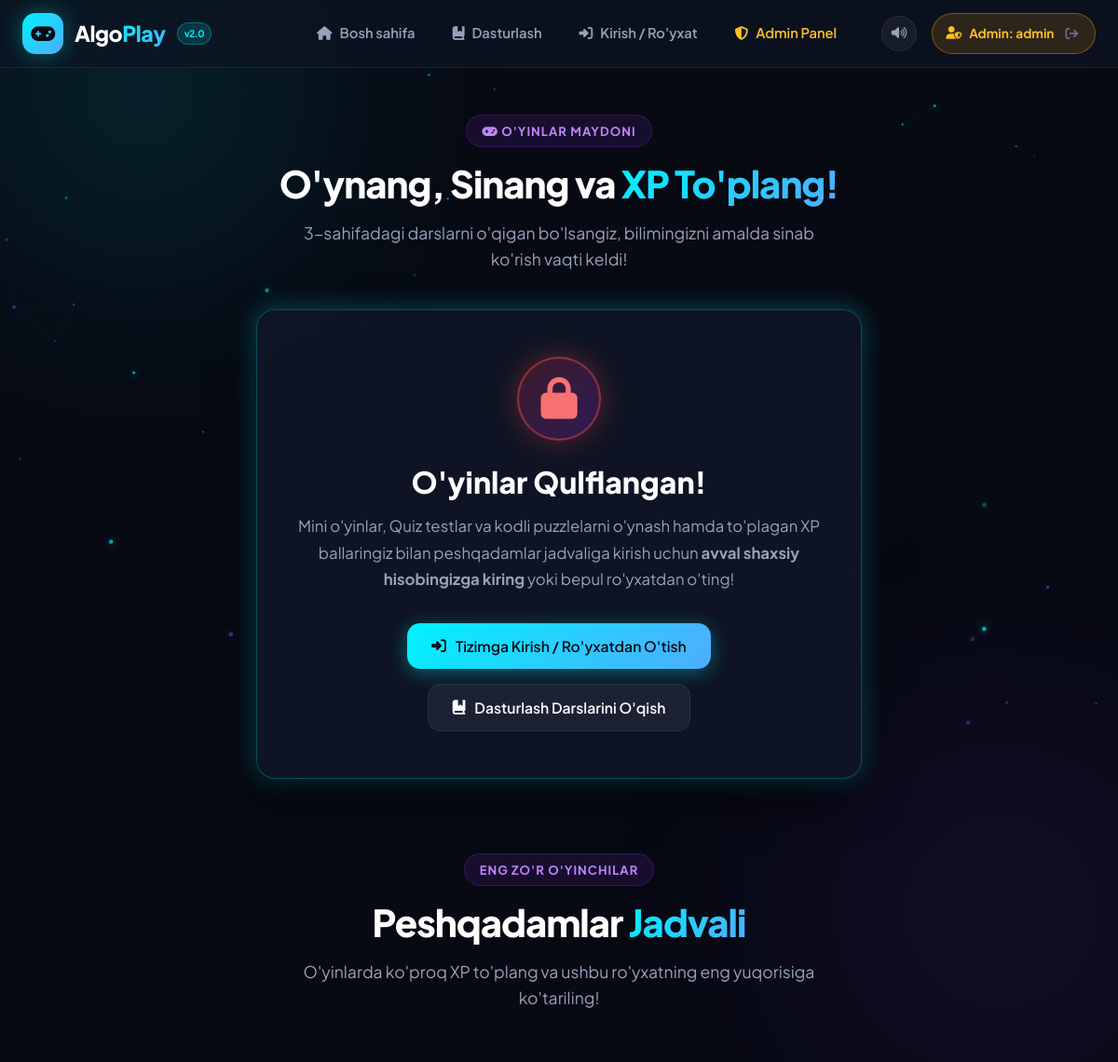
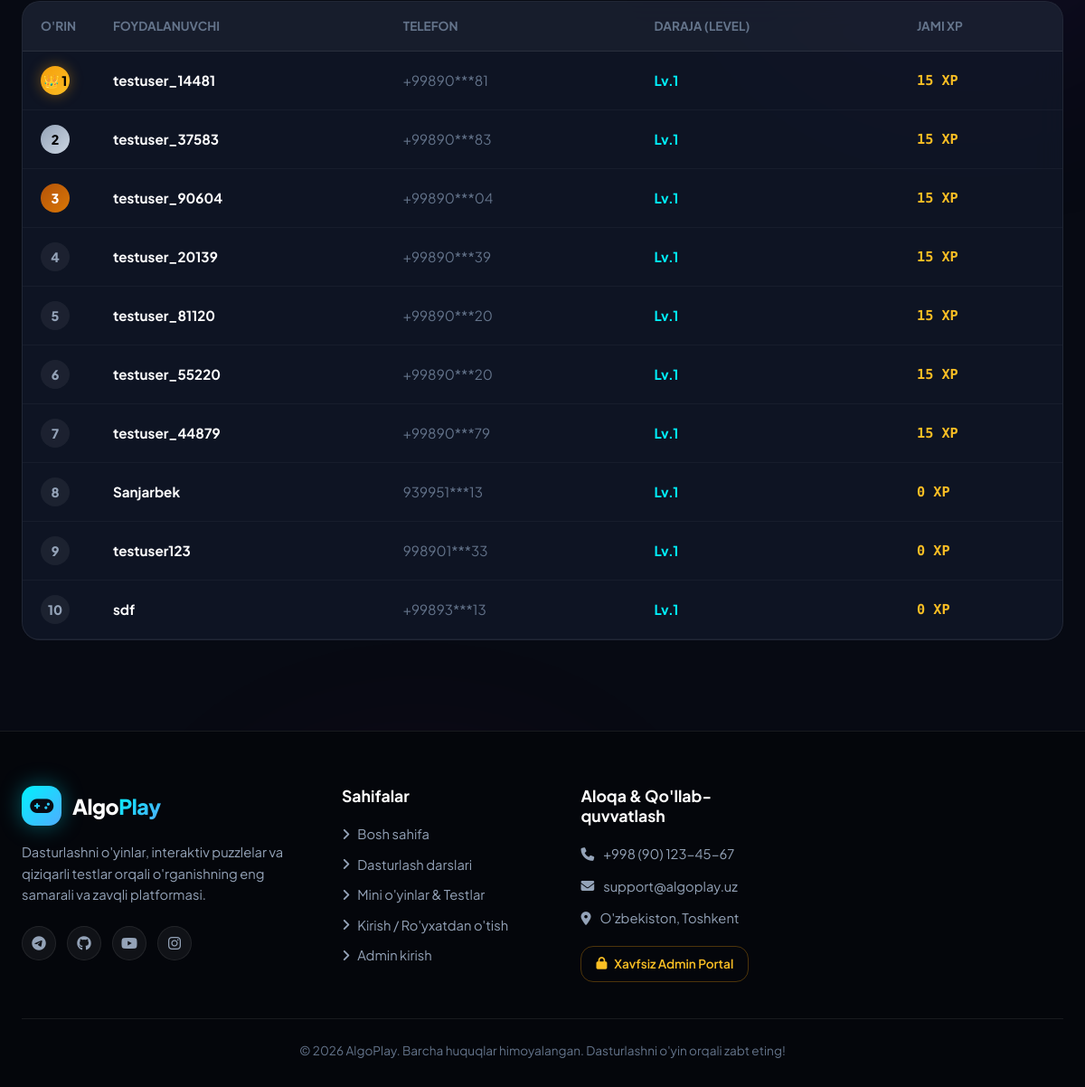
The app's page /games (signed in) with its own data (2 pictures, top to bottom).
### tables this page shows
CREATE TABLE users (
        id INTEGER PRIMARY KEY AUTOINCREMENT,
        phone TEXT UNIQUE NOT NULL,
        username TEXT UNIQUE NOT NULL,
        password_hash TEXT NOT NULL,
        xp INTEGER DEFAULT 0,
        level INTEGER DEFAULT 1,
        created_at TIMESTAMP DEFAULT CURRENT_TIMESTAMP
    );

### app.py (the view)
@app.route("/games")
def games_page():
    questions = db.get_all_questions()
    puzzles = db.get_all_puzzles()
    bugs = db.get_all_bugs()
    leaderboard = db.get_leaderboard(limit=10)
    for p in puzzles:
        if isinstance(p["blocks_json"], str):
            p["blocks"] = json.loads(p["blocks_json"])
            p["correct_order"] = json.loads(p["correct_order_json"])
    for b in bugs:
        if isinstance(b["options_json"], str):
            b["options"] = json.loads(b["options_json"])
    return render_template("games.html",
                           active_page="games",
                           questions=questions,
                           puzzles=puzzles,
                           bugs=bugs,
                           leaderboard=leaderboard)

### app.py (called while the page is built, shortened)
@app.context_processor
def inject_user():
    current_user = None
    current_admin = None
    if "admin_id" in session:
        current_admin = {
            "id": session.get("admin_id"),
            "username": session.get("admin_username"),
            "full_name": session.get("admin_name")
        }
    return dict(current_user=current_user, current_admin=current_admin)

### database.py (called while the page is built, shortened)
def get_writable_db_path():
    is_serverless = bool(
        os.environ.get("VERCEL") or
        os.environ.get("AWS_LAMBDA_FUNCTION_NAME") or
        os.environ.get("NOW_REGION") or
        not os.access(os.path.dirname(SOURCE_DB) or ".", os.W_OK)
    )
    return SOURCE_DB

def get_db():
    db_path = get_writable_db_path()
    try:
        conn = sqlite3.connect(db_path, timeout=15)
    except Exception:
        tmp_db = os.path.join("/tmp" if os.path.exists("/tmp") else os.environ.get("TEMP", "."), "algoplay.db")
        if not os.path.exists(tmp_db) and os.path.exists(SOURCE_DB):
            try:
                shutil.copyfile(SOURCE_DB, tmp_db)
            except Exception:
                pass
        conn = sqlite3.connect(tmp_db, timeout=15)
    conn.row_factory = sqlite3.Row
    return conn

def get_leaderboard(limit=10):
    conn = get_db()
    cursor = conn.cursor()
    cursor.execute("""
        SELECT id, username, phone, xp, level, created_at
        FROM users
        ORDER BY xp DESC, created_at ASC
        LIMIT ?
    """, (limit,))
    rows = [dict(r) for r in cursor.fetchall()]
    conn.close()
    return rows

def get_all_questions():
    conn = get_db()
    cursor = conn.cursor()
    cursor.execute("SELECT * FROM questions ORDER BY id DESC")
    rows = [dict(r) for r in cursor.fetchall()]
    conn.close()
    return rows

def get_all_puzzles():
    conn = get_db()
    cursor = conn.cursor()
    cursor.execute("SELECT * FROM puzzles ORDER BY id ASC")
    rows = [dict(r) for r in cursor.fetchall()]
    conn.close()
    return rows

def get_all_bugs():
    conn = get_db()
    cursor = conn.cursor()
    cursor.execute("SELECT * FROM bugs ORDER BY id ASC")
    rows = [dict(r) for r in cursor.fetchall()]
    conn.close()
    return rows

### templates/games.html (shortened to what this page needs)
{% extends "base.html" %}
{% block content %}
<div class="games-container">
    <div class="games-hero">
        <span class="section-tag"><i class="fa-solid fa-gamepad"></i> O'yinlar Maydoni</span>
        <h1 class="section-title">O'ynang, Sinang va <span class="gradient-text">XP To'plang!</span></h1>
        <p class="section-subtitle">
            3-sahifadagi darslarni o'qigan bo'lsangiz, bilimingizni amalda sinab ko'rish vaqti keldi!
        </p>
    </div>
    {% if current_user %}
    <div class="games-tabs">
        <button class="game-tab-btn active" id="tabBtnQuiz" onclick="switchGameMode('quiz')">
            <i class="fa-solid fa-brain"></i> 1. Quiz Arena (Savol-Javob)
        </button>
        <button class="game-tab-btn" id="tabBtnPuzzle" onclick="switchGameMode('puzzle')">
            <i class="fa-solid fa-puzzle-piece"></i> 2. Kod Puzzle (Tartiblash)
        </button>
        <button class="game-tab-btn" id="tabBtnBug" onclick="switchGameMode('bug')">
            <i class="fa-solid fa-bug"></i> 3. Bug Hunter (Xatoni Top)
        </button>
        <button class="game-tab-btn" id="tabBtnOutput" onclick="switchGameMode('output')">
            <i class="fa-solid fa-terminal"></i> 4. Natijani Top (Output)
        </button>
    </div>
    <div id="gameSectionQuiz" class="game-arena-card">
        <div class="quiz-header-bar">
            <div>
                <span style="color: var(--cyan); font-weight: 700; font-size: 0.85rem; text-transform: uppercase;">
                    <i class="fa-solid fa-circle-question"></i> <span id="quizCategory">Python Asoslari</span>
                </span>
                <h3 style="font-size: 1.15rem; margin-top: 4px;">Savol <span id="quizCurrentNum">1</span> / <span id="quizTotalNum">{{ questions|length }}</span></h3>
            </div>
            <div style="display: flex; align-items: center; gap: 10px;">
                <span id="quizStreakBadge" class="quiz-combo-badge" style="display: none;">
                    <i class="fa-solid fa-fire"></i> <span id="quizStreakCount">0</span>x Combo!
                </span>
                <div class="quiz-score-badge">
                    <i class="fa-solid fa-star"></i>
                    <span>XP: <strong id="quizUserScore">0</strong></span>
                </div>
            </div>
        </div>
        <div id="quizContentBox">
            <div class="quiz-question-text" id="quizQuestionText">Yuklanmoqda...</div>
            <div class="quiz-code-box" id="quizCodeBox" style="display: none;"></div>
            <div class="quiz-options-grid" id="quizOptionsGrid">
            </div>
            <div class="quiz-feedback-box" id="quizFeedbackBox" style="display: none;">
                <div>
                    <h4 id="quizFeedbackTitle" style="margin-bottom: 6px;"></h4>
                    <p id="quizFeedbackText" style="font-size: 0.92rem; color: var(--text-secondary);"></p>
                </div>
                <button class="btn btn-glow-primary btn-sm" id="quizNextBtn" onclick="nextQuizQuestion()">
                    Keyingisi <i class="fa-solid fa-arrow-right"></i>
                </button>
            </div>
        </div>
        <div id="quizFinishBox" style="display: none; text-align: center; padding: 40px 20px;">
            <div style="font-size: 4rem; color: #fbbf24; margin-bottom: 16px;">🏆</div>
            <h2 style="font-size: 2.2rem; margin-bottom: 12px;">Ajoyib Natija! Test Yakunlandi!</h2>
            <p style="font-size: 1.1rem; color: var(--text-secondary); max-width: 500px; margin: 0 auto 24px;">
                Siz barcha savollarni muvaffaqiyatli yakunladingiz va <strong id="quizFinalXp" style="color: var(--amber);">+0 XP</strong> ga ega bo'ldingiz!
            </p>
            <div style="display: flex; gap: 14px; justify-content: center; flex-wrap: wrap;">
                <button class="btn btn-glow-primary" onclick="restartQuiz()">
                    <i class="fa-solid fa-rotate-right"></i> Qaytadan O'ynash
                </button>
                <button class="btn btn-glow-purple" onclick="switchGameMode('puzzle')">
                    <i class="fa-solid fa-puzzle-piece"></i> Kod Puzzleni Boshlash
                </button>
            </div>
        </div>
    </div>
    <div id="gameSectionPuzzle" class="game-arena-card" style="display: none;">
        <div class="quiz-header-bar">
            <div>
                <span style="color: #c084fc; font-weight: 700; font-size: 0.85rem; text-transform: uppercase;">
                    <i class="fa-solid fa-puzzle-piece"></i> Kod Tartiblash Puzzli
                </span>
                <h3 style="font-size: 1.15rem; margin-top: 4px;" id="puzzleTitle">Puzzle 1</h3>
            </div>
            <div class="quiz-score-badge">
                <i class="fa-solid fa-award"></i>
                <span>Mukofot: <strong id="puzzleReward">25</strong> XP</span>
            </div>
        </div>
        <p id="puzzleDesc" style="color: var(--text-secondary); font-size: 1rem; margin-bottom: 20px;">
            Kod bloklarini to'g'ri mantiqiy ketma-ketlikda joylashtiring. Bloklarni ko'chirish uchun ⬆️ va ⬇️ tugmalarini bosing yoki sichqoncha bilan siljiting.
        </p>
        <div class="puzzle-blocks-container" id="puzzleBlocksContainer">
        </div>
        <div id="puzzleFeedback" style="display: none; padding: 14px 18px; border-radius: var(--radius-md); margin-bottom: 20px; font-weight: 600;"></div>
        <div class="puzzle-actions">
            <button class="btn btn-glow-primary" onclick="checkPuzzleOrder()">
                <i class="fa-solid fa-check-double"></i> Kodni Tekshirish
            </button>
            <button class="btn btn-outline" onclick="nextPuzzle()">
                <i class="fa-solid fa-forward-step"></i> Keyingi Puzzle
            </button>
        </div>
    </div>
    <div id="gameSectionBug" class="game-arena-card" style="display: none;">
        <div class="quiz-header-bar">
            <div>
                <span style="color: #f43f5e; font-weight: 700; font-size: 0.85rem; text-transform: uppercase;">
                    <i class="fa-solid fa-bug"></i> Bug Hunter (Xatoni Topish)
                </span>
                <h3 style="font-size: 1.15rem; margin-top: 4px;" id="bugTitle">Xatoni Toping</h3>
            </div>
            <div class="quiz-score-badge">
                <i class="fa-solid fa-shield-virus"></i>
                <span>Mukofot: <strong id="bugReward">20</strong> XP</span>
            </div>
        </div>
        <p style="color: var(--text-secondary); margin-bottom: 16px;">
            Quyidagi Python kodida xatolik yashiringan. Uni diqqat bilan o'rganing va to'g'ri sababni tanlang:
        </p>
        <div class="quiz-code-box" id="bugCodeBox" style="color: #fca5a5;"></div>
        <div class="quiz-options-grid" id="bugOptionsGrid">
        </div>
        <div class="quiz-feedback-box" id="bugFeedbackBox" style="display: none;">
            <div>
                <h4 id="bugFeedbackTitle" style="margin-bottom: 6px;"></h4>
                <p id="bugFeedbackText" style="font-size: 0.92rem; color: var(--text-secondary);"></p>
            </div>
            <button class="btn btn-glow-purple btn-sm" onclick="nextBugChallenge()">
                Keyingi Xatolik <i class="fa-solid fa-arrow-right"></i>
            </button>
        </div>
    </div>
    <div id="gameSectionOutput" class="game-arena-card" style="display: none;">
        <div class="quiz-header-bar">
            <div>
                <span style="color: var(--amber); font-weight: 700; font-size: 0.85rem; text-transform: uppercase;">
                    <i class="fa-solid fa-terminal"></i> Terminal Natijasini Top
                </span>
                <h3 style="font-size: 1.15rem; margin-top: 4px;">Ushbu kod qanday natija chiqaradi?</h3>
            </div>
            <div class="quiz-score-badge">
                <i class="fa-solid fa-bolt"></i>
                <span>XP: <strong id="outputReward">15</strong> XP</span>
            </div>
        </div>
        <div class="quiz-code-box" id="outputCodeBox">
a = [1, 2, 3]
b = a
b.append(4)
print(len(a))
        </div>
        <div class="quiz-options-grid" id="outputOptionsGrid">
        </div>
        <div class="quiz-feedback-box" id="outputFeedbackBox" style="display: none;">
            <div>
                <h4 id="outputFeedbackTitle"></h4>
                <p id="outputFeedbackText" style="font-size: 0.92rem; color: var(--text-secondary);"></p>
            </div>
            <button class="btn btn-glow-primary btn-sm" onclick="nextOutputChallenge()">
                Keyingisi <i class="fa-solid fa-arrow-right"></i>
            </button>
        </div>
    </div>
    {% else %}
    <div class="game-lock-container">
        <div class="game-lock-icon">
            <i class="fa-solid fa-lock"></i>
        </div>
        <h2 class="game-lock-title">O'yinlar Qulflangan!</h2>
        <p class="game-lock-desc">
            Mini o'yinlar, Quiz testlar va kodli puzzlelarni o'ynash hamda to'plagan XP ballaringiz bilan peshqadamlar jadvaliga kirish uchun <strong>avval shaxsiy hisobingizga kiring</strong> yoki bepul ro'yxatdan o'ting!
        </p>
        <div class="game-lock-actions">
            <a href="{{ url_for('auth_page') }}" class="btn btn-glow-primary">
                <i class="fa-solid fa-right-to-bracket"></i> Tizimga Kirish / Ro'yxatdan O'tish
            </a>
            <a href="{{ url_for('learn_page') }}" class="btn btn-outline">
                <i class="fa-solid fa-book-bookmark"></i> Dasturlash Darslarini O'qish
            </a>
        </div>
    </div>
    {% endif %}
    <div class="leaderboard-section">
        <div class="section-header">
            <span class="section-tag">Eng Zo'r O'yinchilar</span>
            <h2 class="section-title">Peshqadamlar <span class="gradient-text">Jadvali</span></h2>
            <p class="section-subtitle">O'yinlarda ko'proq XP to'plang va ushbu ro'yxatning eng yuqorisiga ko'tariling!</p>
        </div>
        <div class="leaderboard-table-container">
            <table class="table-custom">
                <thead>
                    <tr>
                        <th style="width: 80px;">O'rin</th>
                        <th>Foydalanuvchi</th>
                        <th>Telefon</th>
                        <th>Daraja (Level)</th>
                        <th>Jami XP</th>
                    </tr>
                </thead>
                <tbody id="leaderboardBody">
                    {% for u in leaderboard %}
                    <tr>
                        <td>
                            <span class="rank-badge {% if loop.index == 1 %}rank-1{% elif loop.index == 2 %}rank-2{% elif loop.index == 3 %}rank-3{% else %}rank-other{% endif %}">
                                {% if loop.index == 1 %}👑 1{% else %}{{ loop.index }}{% endif %}
                            </span>
                        </td>
                        <td><strong style="color: #fff;">{{ u.username }}</strong></td>
                        <td style="color: var(--text-muted);">{{ u.phone[:6] }}***{{ u.phone[-2:] if u.phone|length >= 8 else '' }}</td>
                        <td><span style="color: var(--cyan); font-weight: 700;">Lv.{{ u.level }}</span></td>
                        <td><span style="color: var(--amber); font-weight: 800; font-family: var(--font-code);">{{ u.xp }} XP</span></td>
                    </tr>
                    {% endfor %}
                </tbody>
            </table>
        </div>
    </div>
</div>
{% endblock %}

### records on screen
users: shows "👑 1", username "testuser_14481", phone "+99890", phone "81", level "1", xp "15"
users: username "testuser_37583", phone "+99890", phone "83", level "1", xp "15"
users: username "testuser_90604", phone "+99890", phone "04", level "1", xp "15"
users: username "testuser_20139", phone "+99890", phone "39", level "1", xp "15"
users: username "testuser_81120", phone "+99890", phone "20", level "1", xp "15"
users: username "testuser_55220", phone "+99890", phone "20", level "1", xp "15"
users: username "testuser_44879", phone "+99890", phone "79", level "1", xp "15"
users: username "Sanjarbek", phone "939951", phone "13", level "1", xp "0"
users: username "testuser123", phone "998901", phone "33", level "1", xp "0"
users: username "sdf", phone "+99893", phone "13", level "1", xp "0"

### other values on screen
{{ current_admin.username }} "admin"
